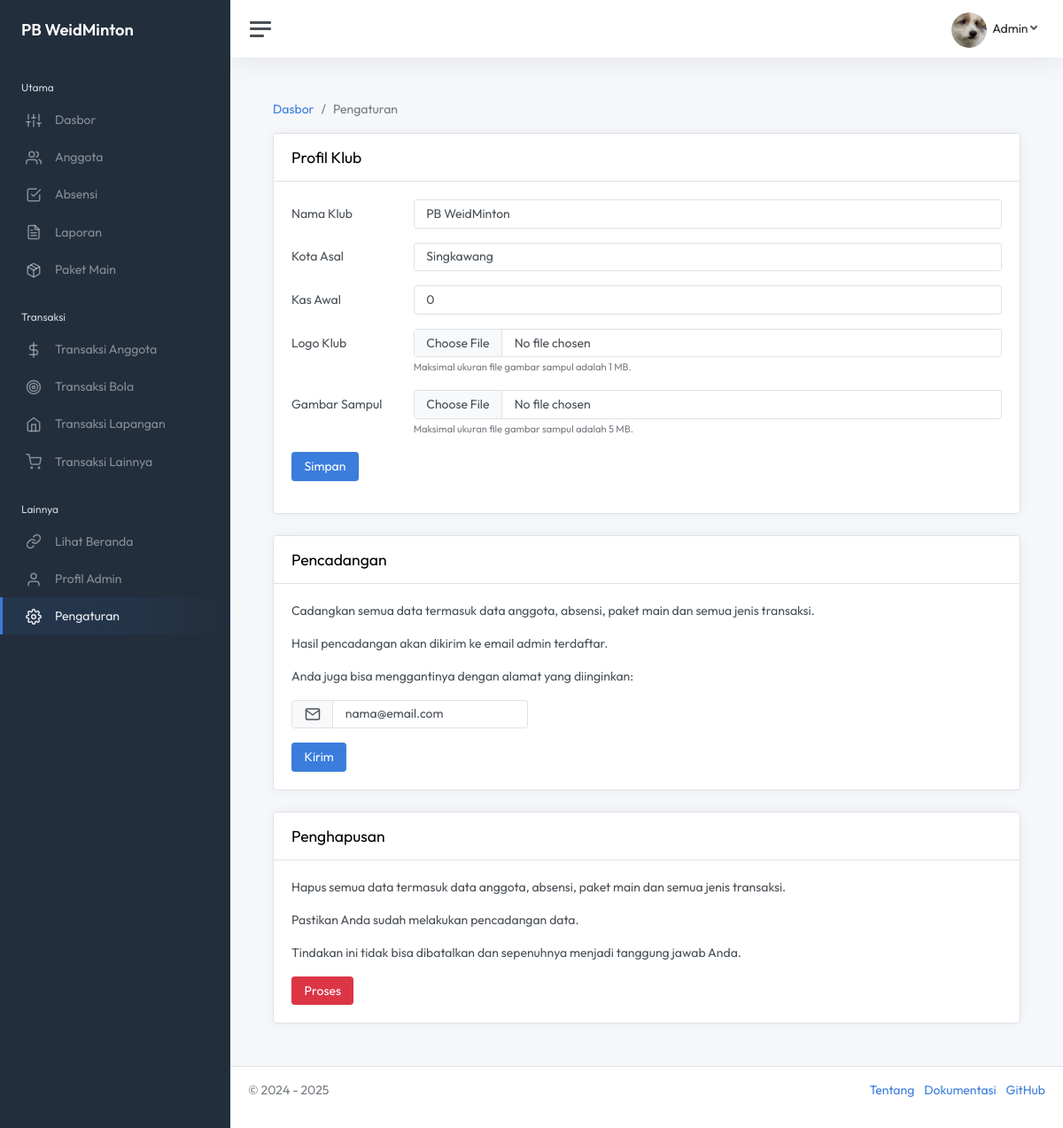
The page /public/admin/pengaturan (signed in) on the database its author committed.
### tables this page shows
CREATE TABLE `profil_klub` (
  `id_pk` int(11) NOT NULL,
  `nama_klub` varchar(255) NOT NULL,
  `kota_asal` varchar(255) NOT NULL,
  `kas_awal` varchar(255) NOT NULL DEFAULT '0',
  `logo_klub` varchar(255) NOT NULL,
  `gambar_sampul` varchar(255) NOT NULL
);

CREATE TABLE `profil_admin` (
  `id_pa` int(11) NOT NULL,
  `nama` varchar(50) NOT NULL,
  `email` varchar(50) NOT NULL,
  `id_admin` varchar(50) NOT NULL,
  `kata_sandi` varchar(50) NOT NULL,
  `file_avatar` varchar(50) NOT NULL,
  `token_tautan` varchar(255) DEFAULT NULL,
  `masa_berlaku` datetime DEFAULT NULL
);

### app/Config/Controller.php (called while the page is built, shortened)
<?php
class Controller {
    public function view($view, $data = []) {
        require_once __DIR__ . "/../View/" . $view . ".php";
    }
}

### app/Controller/ControllerPengaturan.php (called while the page is built, shortened)
<?php
class ControllerPengaturan extends Controller {
    public function pengaturan() {
        $profil_klub = $this->model('ModelPengaturan')->tampilSemua();
        $profil_admin = $this->model('ModelProfil')->tampilSemua();
        $data = [
            "judul" => "Pengaturan - " . $profil_klub['nama_klub'],
            "profil_klub" => $profil_klub,
            "profil_admin" => $profil_admin
        ];
        $this->view("admin/header", $data);
        $this->view("admin/pengaturan", $data);
    }
}

### public/index.php (called while the page is built, shortened)
<?php
Router::run();

### app/Config/Database.php (called while the page is built, shortened)
<?php
class Database {
    private $host = DB_HOST;
    private $user = DB_USER;
    private $pass = DB_PASS;
    private $dbname = DB_NAME;
    public $dbh;
    private $stmt;
    public function  __construct() {
        $dsn = "mysql:host=$this->host;dbname=$this->dbname";
        $option = [
            PDO::ATTR_PERSISTENT => true,
            PDO::ATTR_ERRMODE => pdo::ERRMODE_EXCEPTION
        ];
        try {
            $this->dbh = new PDO($dsn, $this->user, $this->pass, $option);
        } catch (PDOException $e) {
            die ($e->getMessage());
        }
    }
    public function query($query) {
        $this->stmt = $this->dbh->prepare($query);
    }
    public function execute() {
        $this->stmt->execute();
    }
    public function single() {
        $this->execute();
        return $this->stmt->fetch(PDO::FETCH_ASSOC);
    }
}

### app/Model/ModelPengaturan.php (called while the page is built, shortened)
<?php
class ModelPengaturan {
    private $table = "profil_klub";
    private $db;
    public function __construct() {
        $this->db = new Database;
    }
    public function tampilSemua() {
        $this->db->query("SELECT * FROM " . $this->table . " WHERE id_pk='1'");
        $profil_klub = $this->db->single();
        return $profil_klub;
    }
}

### app/Model/ModelProfil.php (called while the page is built, shortened)
<?php
class ModelProfil {
    private $table = "profil_admin";
    private $db;
    public function __construct() {
        $this->db = new Database;
    }
    public function tampilSemua() {
        $this->db->query("SELECT * FROM " . $this->table . " WHERE id_pa='1'");
        $profil_admin = $this->db->single();
        return $profil_admin;
    }
}

### app/View/admin/pengaturan.php (the view, shortened to what this page needs)
         <main class="content">
	<div class="container-fluid p-0">
		<nav aria-label="breadcrumb">
                     <ol class="breadcrumb">
                         <li class="breadcrumb-item"><a href="<?= BASEURL ?>/admin">Dasbor</a></li>
                         <li class="breadcrumb-item active" aria-current="page">Pengaturan</li>
                     </ol>
                 </nav>
		<div class="row">
                     <div class="col-12">
                         <div class="card border">
                             <div class="card-header border-bottom">
                                 <h4 class="mb-0">Profil Klub</h4>
                             </div>
                             <div class="card-body">
						<form action="<?= BASEURL ?>/admin/pengaturan/ubah" enctype="multipart/form-data" method="post">
							<div class="row mb-3">
								<label for="colFormLabel" class="col-sm-2 col-form-label">Nama Klub</label>
								<div class="col-sm-10">
									<input type="text" class="form-control" name="nama_klub" value="<?= $data['profil_klub']['nama_klub'] ?>" placeholder="">
								</div>
							</div>
                                     <div class="row mb-3">
								<label for="colFormLabel" class="col-sm-2 col-form-label">Kota Asal</label>
								<div class="col-sm-10">
									<input type="text" class="form-control" name="kota_asal" value="<?= $data['profil_klub']['kota_asal'] ?>" placeholder="">
								</div>
							</div>
							<div class="row mb-3">
								<label for="colFormLabel" class="col-sm-2 col-form-label">Kas Awal</label>
								<div class="col-sm-10">
									<input type="text" class="form-control" name="kas_awal" value="<?= $data['profil_klub']['kas_awal'] ?>" placeholder="">
								</div>
							</div>
							<div class="row mb-3">
								<label for="colFormLabel" class="col-sm-2 col-form-label">Logo Klub</label>
								<div class="col-sm-10">
									<input type="file" class="form-control" name="logo_klub">
									<small class="text-muted">Maksimal ukuran file gambar sampul adalah 1 MB.</small>
								</div>
							</div>
							<div class="row mb-3">
								<label for="colFormLabel" class="col-sm-2 col-form-label">Gambar Sampul</label>
								<div class="col-sm-10">
									<input type="file" class="form-control" name="gambar_sampul">
									<small class="text-muted">Maksimal ukuran file gambar sampul adalah 5 MB.</small>
								</div>
							</div>
                                     <div class="input-group mb-3">
                                         <button type="submit" class="btn btn-primary">Simpan</button>
                                     </div>
                                 </form>
                             </div>
                         </div>
                     </div>
                 </div>
		<div class="row">
                     <div class="col-12">
                         <div class="card border">
                             <div class="card-header border-bottom">
                                 <h4 class="mb-0">Pencadangan</h4>
                             </div>
                             <div class="card-body">
						<p>Cadangkan semua data termasuk data anggota, absensi, paket main dan semua jenis transaksi.</p>
						<p>Hasil pencadangan akan dikirim ke email admin terdaftar.</p>
						<p>Anda juga bisa menggantinya dengan alamat yang diinginkan:</p>
						<form action="<?= BASEURL ?>/admin/pengaturan/cadangkan" method="post">
							<div class="mb-3 col-lg-4">
								<div class="input-group">
									<div class="input-group-text"><i class="align-middle" data-feather="mail"></i></div>
									<input type="text" class="form-control" name="email" value="<?= $data['profil_admin']['email'] ?>">
								</div>
							</div>
							<div class="mn-3">
								<button type="submit" class="btn btn-primary">Kirim</button>
							</div>
						</form>
                             </div>
                         </div>
                     </div>
                 </div>
		<div class="row">
                     <div class="col-12">
                         <div class="card border">
                             <div class="card-header border-bottom">
                                 <h4 class="mb-0">Penghapusan</h4>
                             </div>
                             <div class="card-body">
						<p>Hapus semua data termasuk data anggota, absensi, paket main dan semua jenis transaksi.</p>
						<p>Pastikan Anda sudah melakukan pencadangan data.</p>
						<p>Tindakan ini tidak bisa dibatalkan dan sepenuhnya menjadi tanggung jawab Anda.</p>
						<button type="submit" class="btn btn-danger" data-bs-toggle="modal" data-bs-target="#modalHapusData">Proses</button>
                             </div>
                         </div>
                     </div>
                 </div>
	</div>
</main>

### app/Config/Router.php (shortened to what this page needs)
<?php
class Router {
    private static array $routes = [];
    public static function add(string $method,
                                string $path,
                                string $controller,
                                string $function,
                                array $middlewares = []): void {
        self::$routes[] = [
            'method' => $method,
            'path' => $path,
            'controller' => $controller,
            'function' => $function,
            'middleware' => $middlewares
        ];
    }
    public static function run(): void {
        $path = "/";
        if (isset($_SERVER['PATH_INFO'])) {
            $path = $_SERVER['PATH_INFO'];
        }
        $method = $_SERVER['REQUEST_METHOD'];
        foreach (self::$routes as $route) {
            $pattern = "#^" . $route['path'] . "$#";
            if (preg_match($pattern, $path, $variables) && $method == $route['method']) {
                $function = $route['function'];
                $controller = new $route['controller'];
                array_shift($variables);
                call_user_func_array([$controller, $function], $variables);
                return;
            }
        }
    }
}

### app/View/admin/header.php (shortened to what this page needs)
<!DOCTYPE html>
<html lang="en">
<head>
	<link rel="stylesheet" href="https://cdnjs.cloudflare.com/ajax/libs/croppie/2.6.5/croppie.min.css">
	<link rel="stylesheet" href="https://cdn.datatables.net/2.2.2/css/dataTables.bootstrap5.css">
	<link rel="stylesheet" href="<?= BASEURL ?>/css/bootstrap.css">
	<link rel="stylesheet" href="<?= BASEURL ?>/css/admin.css">
	<link rel="stylesheet" href="<?= BASEURL ?>/css/alertify.min.css">
    <link rel="stylesheet" href="<?= BASEURL ?>/css/app.css">
</head>
<body>
	<div class="wrapper">
		<nav id="sidebar" class="sidebar js-sidebar">
			<div class="sidebar-content js-simplebar">
				<a class="sidebar-brand" href="<?= BASEURL ?>/admin"><span class="align-middle"><?= $data['profil_klub']['nama_klub'] ?></span></a>
				<ul class="sidebar-nav">
					<li class="sidebar-header">Utama</li>
					<li class="sidebar-item <?= ($_SERVER['PATH_INFO'] == '/admin') ? 'active' : ''; ?>">
						<a class="sidebar-link" href="<?= BASEURL ?>/admin">
							<i class="align-middle" data-feather="sliders"></i> <span class="align-middle">Dasbor</span>
						</a>
					</li>
					<li class="sidebar-item <?= ($_SERVER['PATH_INFO'] == '/admin/anggota') ? 'active' : ''; ?>">
						<a class="sidebar-link" href="<?= BASEURL ?>/admin/anggota">
							<i class="align-middle" data-feather="users"></i> <span class="align-middle">Anggota</span>
						</a>
					</li>
					<li class="sidebar-item <?= ($_SERVER['PATH_INFO'] == '/admin/absensi') ? 'active' : ''; ?>">
						<a class="sidebar-link" href="<?= BASEURL ?>/admin/absensi">
							<i class="align-middle" data-feather="check-square"></i> <span class="align-middle">Absensi</span>
						</a>
					</li>
					<li class="sidebar-item <?= ($_SERVER['PATH_INFO'] == '/admin/laporan') ? 'active' : ''; ?>">
						<a class="sidebar-link" href="<?= BASEURL ?>/admin/laporan">
							<i class="align-middle" data-feather="file-text"></i> <span class="align-middle">Laporan</span>
						</a>
					</li>
					<li class="sidebar-item <?= ($_SERVER['PATH_INFO'] == '/admin/paket_main') ? 'active' : ''; ?>">
						<a class="sidebar-link" href="<?= BASEURL ?>/admin/paket_main">
							<i class="align-middle" data-feather="package"></i> <span class="align-middle">Paket Main</span>
						</a>
					</li>
					<li class="sidebar-header">Transaksi</li>
					<li class="sidebar-item <?= ($_SERVER['PATH_INFO'] == '/admin/transaksi_anggota') ? 'active' : ''; ?>">
						<a class="sidebar-link" href="<?= BASEURL ?>/admin/transaksi_anggota">
							<i class="align-middle" data-feather="dollar-sign"></i> <span class="align-middle">Transaksi Anggota</span>
						</a>
					</li>
					<li class="sidebar-item <?= ($_SERVER['PATH_INFO'] == '/admin/transaksi_bola') ? 'active' : ''; ?>">
						<a class="sidebar-link" href="<?= BASEURL ?>/admin/transaksi_bola">
							<i class="align-middle" data-feather="target"></i> <span class="align-middle">Transaksi Bola</span>
						</a>
					</li>
					<li class="sidebar-item <?= ($_SERVER['PATH_INFO'] == '/admin/transaksi_lapangan') ? 'active' : ''; ?>">
						<a class="sidebar-link" href="<?= BASEURL ?>/admin/transaksi_lapangan">
							<i class="align-middle" data-feather="home"></i> <span class="align-middle">Transaksi Lapangan</span>
						</a>
					</li>
					<li class="sidebar-item <?= ($_SERVER['PATH_INFO'] == '/admin/transaksi_lainnya') ? 'active' : ''; ?>">
						<a class="sidebar-link" href="<?= BASEURL ?>/admin/transaksi_lainnya">
							<i class="align-middle" data-feather="shopping-cart"></i> <span class="align-middle">Transaksi Lainnya</span>
						</a>
					</li>
					<li class="sidebar-header">Lainnya</li>
					<li class="sidebar-item">
						<a class="sidebar-link" href="<?= BASEURL ?>" target="_blank">
							<i class="align-middle" data-feather="link"></i> <span class="align-middle">Lihat Beranda</span>
						</a>
					</li>
					<li class="sidebar-item <?= ($_SERVER['PATH_INFO'] == '/admin/profil') ? 'active' : ''; ?>">
						<a class="sidebar-link" href="<?= BASEURL ?>/admin/profil">
							<i class="align-middle" data-feather="user"></i> <span class="align-middle">Profil Admin</span>
						</a>
					</li>
					<li class="sidebar-item <?= ($_SERVER['PATH_INFO'] == '/admin/pengaturan') ? 'active' : ''; ?>">
						<a class="sidebar-link" href="<?= BASEURL ?>/admin/pengaturan">
							<i class="align-middle" data-feather="settings"></i> <span class="align-middle">Pengaturan</span>
						</a>
					</li>
				</ul>
			</div>
		</nav>
		<div class="main">
			<nav class="navbar navbar-expand navbar-light navbar-bg">
				<a class="sidebar-toggle js-sidebar-toggle"><i class="hamburger align-self-center"></i></a>
				<ul class="navbar-nav navbar-align">
					<li class="nav-item dropdown">
						<a class="nav-link dropdown-toggle d-sm-inline-block" href="#" data-bs-toggle="dropdown"><img src="<?= BASEURL ?>/img/<?= $data['profil_admin']['file_avatar'] ?>" class="avatar img-fluid rounded-circle me-1" alt="avatar" /> <span class="text-dark"><?= $data['profil_admin']['nama'] ?></span></a>
					</li>
				</ul>
			</nav>

### rows shown on the page
profil_klub: nama_klub "PB WeidMinton", kota_asal "Singkawang", kas_awal "0"
profil_admin: file_avatar (picture), nama "Admin", email "nama@email.com"
